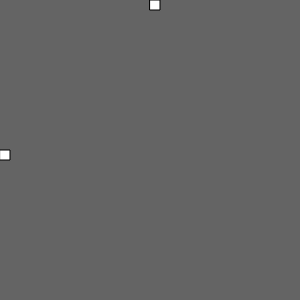
Frame 1 (no input)
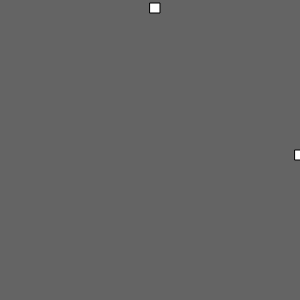
Frame 60 (no input)
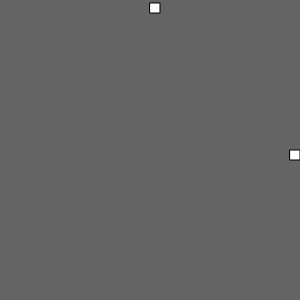
Frame 120 (the mouse pressed at the canvas centre since frame 60)

The p5.js sketch that drew these frames (run headless with seeded random() and noise() and a simulated clock; from frame 60 on, the mouse is pressed at the canvas centre):

// p5.js sketch
// ── sketch.js
var x = 0 ;
var y = 0;
function setup() {
  createCanvas(300, 300) ;
}

function draw() {
  background(100) ;
  rect(x, height/2, 10, 10);
  rect(width/2, y, 10, 10);
  x += 5 ; //or x++ = x + 1
  y =+ 3;
  if (x > width) {
    x = 0 ;
  }
  if (y > height) {
    y = 0 ;
  }

}
